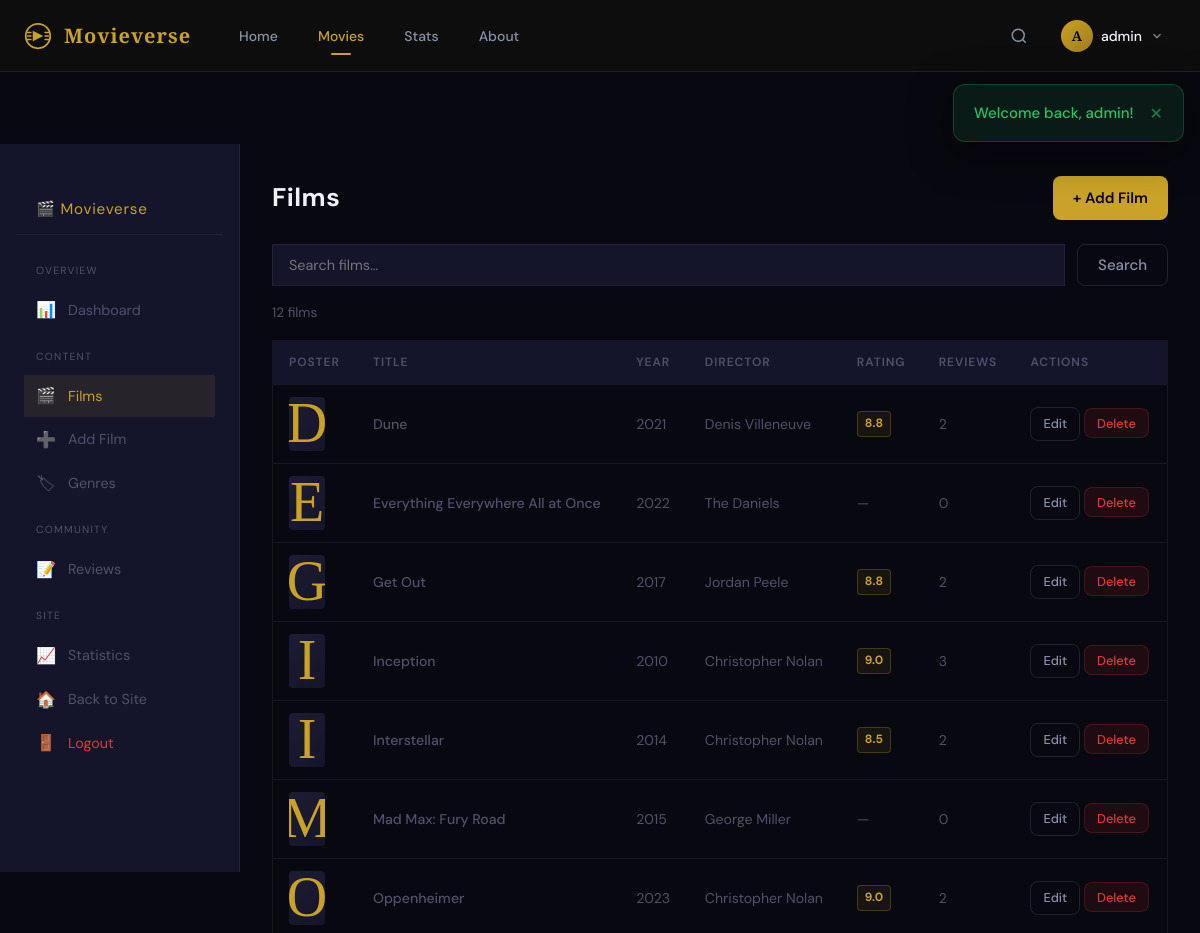
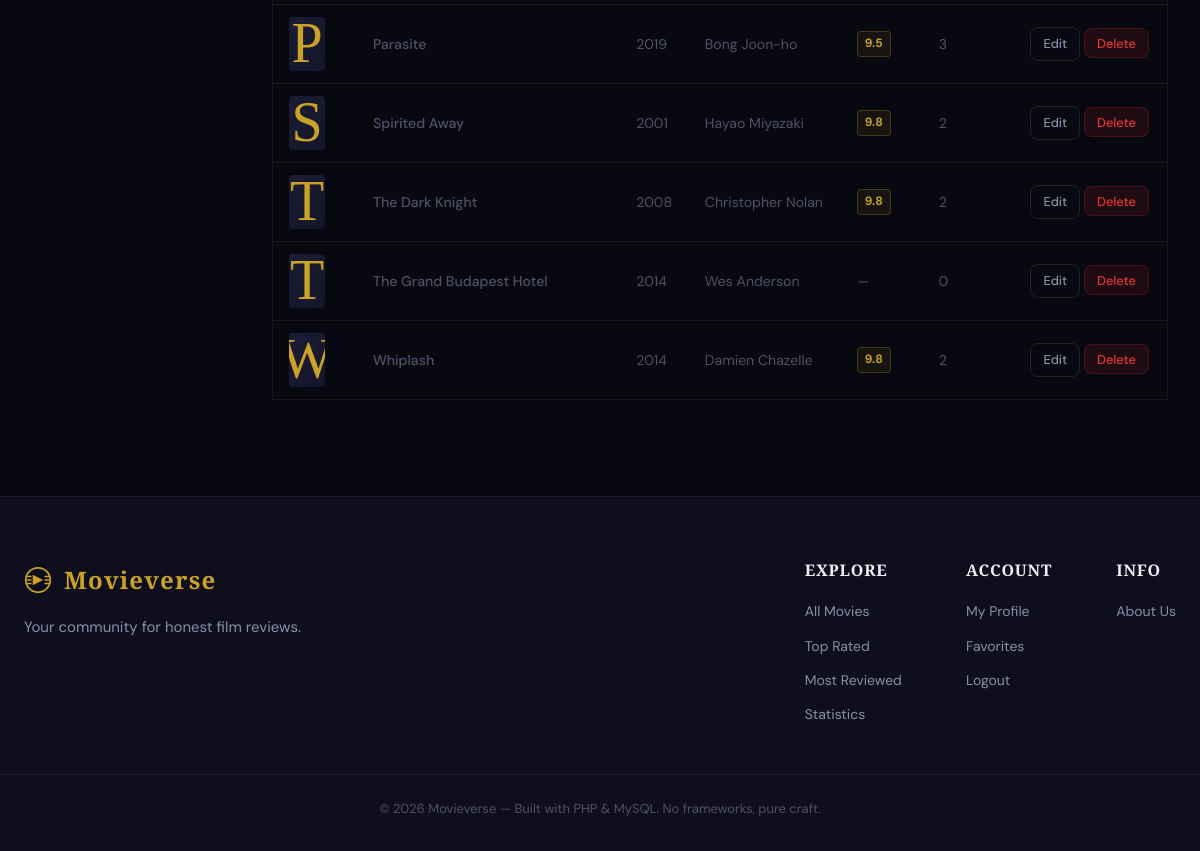
/admin/movies.php (signed in), run on the app's committed database (2 pictures, top to bottom).
### tables this page shows
CREATE TABLE `movies` (
  `id` int(11) NOT NULL,
  `title` varchar(200) NOT NULL,
  `year` year(4) NOT NULL,
  `director` varchar(100) DEFAULT NULL,
  `duration` int(11) DEFAULT NULL COMMENT 'in minutes',
  `synopsis` text DEFAULT NULL,
  `poster_url` varchar(500) DEFAULT NULL,
  `trailer_url` varchar(500) DEFAULT NULL,
  `created_at` timestamp NOT NULL DEFAULT current_timestamp(),
  `updated_at` timestamp NOT NULL DEFAULT current_timestamp() ON UPDATE current_timestamp()
);

### config/auth.php (called while the page is built, shortened)
<?php
function e(string $str): string {
    return htmlspecialchars($str, ENT_QUOTES, 'UTF-8');
}

### includes/helpers.php (called while the page is built, shortened)
<?php
function ratingColor(?float $rating): string {
    if ($rating >= 8) return 'rating-gold';
    return 'rating-low';
}

### admin/movies.php (the view, shortened to what this page needs)
<?php
require_once __DIR__ . '/../config/auth.php';
require_once __DIR__ . '/../config/db.php';
require_once __DIR__ . '/../includes/helpers.php';
$q    = trim($_GET['q'] ?? '');
$page = max(1, (int)($_GET['page'] ?? 1));
$perPage = 20;
$offset  = ($page - 1) * $perPage;
$where  = $q ? "WHERE m.title LIKE :q" : "";
$params = $q ? [':q' => "%$q%"] : [];
$total = $pdo->prepare("SELECT COUNT(*) FROM movies m $where");
$total->execute($params);
$totalCount = (int)$total->fetchColumn();
$stmt = $pdo->prepare("
    SELECT m.id, m.title, m.year, m.director, m.poster_url,
           ROUND(AVG(r.rating), 1) AS avg_rating,
           COUNT(r.id) AS review_count
    FROM movies m
    LEFT JOIN reviews r ON m.id = r.movie_id
    $where
    GROUP BY m.id
    ORDER BY m.title ASC
    LIMIT $perPage OFFSET $offset
");
$stmt->execute($params);
$movies = $stmt->fetchAll();
include __DIR__ . '/../includes/header.php';
?>
<main class="page-main admin-page">
  <div class="admin-layout">
    <?php include __DIR__ . '/sidebar.php'; ?>
    <div class="admin-content">
      <div class="admin-top">
        <h1 class="admin-page-title">Films</h1>
        <a href="<?= BASE_URL ?>/admin/movie-form.php" class="btn btn-primary">+ Add Film</a>
      </div>
      <form method="GET" class="admin-search-form">
        <input type="text" name="q" value="<?= e($q) ?>" placeholder="Search films…" class="admin-search-input">
        <button type="submit" class="btn btn-ghost">Search</button>
      </form>
      <p class="admin-count"><?= $totalCount ?> film<?= $totalCount !== 1 ? 's' : '' ?><?= $q ? " matching \"".e($q)."\"" : '' ?></p>
      <div class="admin-table-wrap">
        <table class="admin-table">
          <thead>
            <tr>
              <th>Poster</th>
              <th>Title</th>
              <th>Year</th>
              <th>Director</th>
              <th>Rating</th>
              <th>Reviews</th>
              <th>Actions</th>
            </tr>
          </thead>
          <tbody>
            <?php if (empty($movies)): ?>
              <tr><td colspan="7" class="table-empty">No films found.</td></tr>
            <?php else: ?>
              <?php foreach ($movies as $m): ?>
              <tr>
                <td>
                  <div class="table-poster">
                  </div>
                </td>
                <td>
                  <a href="<?= BASE_URL ?>/movie.php?id=<?= $m['id'] ?>" target="_blank" class="table-link">
                    <?= e($m['title']) ?>
                  </a>
                </td>
                <td><?= $m['year'] ?></td>
                <td><?= e($m['director'] ?? '—') ?></td>
                <td>
                  <?php if ($m['avg_rating']): ?>
                    <span class="rating-badge <?= ratingColor($m['avg_rating']) ?>"><?= $m['avg_rating'] ?></span>
                  <?php else: ?><em>—</em><?php endif; ?>
                </td>
                <td><?= $m['review_count'] ?></td>
                <td class="action-cell">
                   <a href="<?= BASE_URL ?>/admin/movie-form.php?id=<?= $m['id'] ?>" class="btn btn-ghost btn-sm">Edit</a>
                  <form method="POST" class="inline-form">
                    <button type="submit" class="btn btn-danger btn-sm"
                      onclick="return confirm('Delete \'<?= addslashes(e($m['title'])) ?>\' and all its reviews? This cannot be undone.')">
                      Delete
                    </button>
                  </form>
                </td>
              </tr>
              <?php endforeach; ?>
            <?php endif; ?>
          </tbody>
        </table>
      </div>
    </div>
  </div>
</main>
<?php include __DIR__ . '/../includes/footer.php'; ?>

### data on the page
movies: title "Dune", year "2021", director "Denis Villeneuve", avg_rating "8.8", review_count "2"
movies: title "Everything Everywhere All at Once", year "2022", director "The Daniels", review_count "0"
movies: title "Get Out", year "2017", director "Jordan Peele", avg_rating "8.8", review_count "2"
movies: title "Inception", year "2010", director "Christopher Nolan", avg_rating "9.0", review_count "3"
movies: title "Interstellar", year "2014", director "Christopher Nolan", avg_rating "8.5", review_count "2"
movies: title "Mad Max: Fury Road", year "2015", director "George Miller", review_count "0"
movies: title "Oppenheimer", year "2023", director "Christopher Nolan", avg_rating "9.0", review_count "2"
movies: title "Parasite", year "2019", director "Bong Joon-ho", avg_rating "9.5", review_count "3"
movies: title "Spirited Away", year "2001", director "Hayao Miyazaki", avg_rating "9.8", review_count "2"
movies: title "The Dark Knight", year "2008", director "Christopher Nolan", avg_rating "9.8", review_count "2"
movies: title "The Grand Budapest Hotel", year "2014", director "Wes Anderson", review_count "0"
movies: title "Whiplash", year "2014", director "Damien Chazelle", avg_rating "9.8", review_count "2"

### other printed values
mb_substr($__user['username'], 0, 1) "A"
$__user['username'] "admin"
$flash['message'] "Welcome back, admin!"
$totalCount "12"
